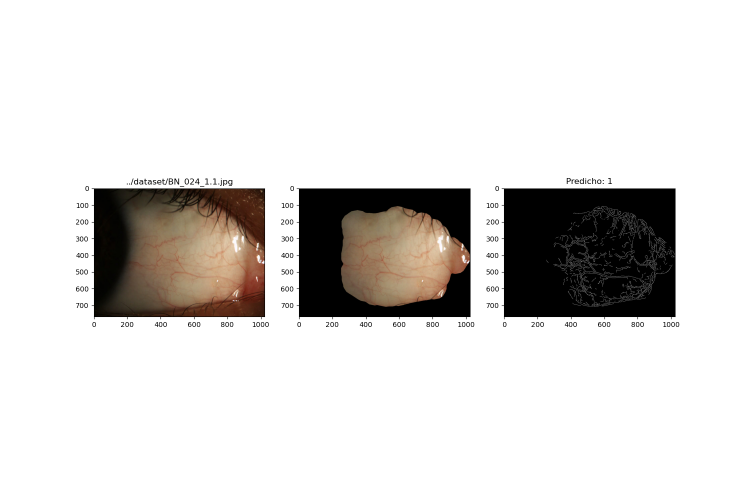
#> input picture dataset/Resultados/1/BN_024_1.1.jpg.png, 1500 x 1000 px (shown at 1/2 size); its folder holds only this picture in this run
$ python oculis.py --list ../dataset/Resultados/1/BN_024_1.1.jpg.png --output out.png
#> lines starting #> are read from the running program, lines starting #| are printed output that depends on the picture; after the words box and inside, x2 and y2 are one past the last pixel; in counts of white or black regions, pixels touching at a corner belong together
#> further down, imagen is the input picture: shape (1000, 1500, 3); mean B, G, R 215.7, 217.6, 219.9
### oculis/enhancement.py
import pdb
import numpy as np
import cv2

max_binary_value = 255

# [16 lines left out: functions power_law, adjust_gamma, prueba, not called in this run]


def colour_constancy(img):  #descartado
    img = (255/np.max(img))*img
    return img

def histogram_eq(img):

    ycrcb_img = cv2.cvtColor(img, cv2.COLOR_BGR2YCrCb)
    ycrcb_img[:, :, 0] = cv2.equalizeHist(ycrcb_img[:, :, 0])
    equalized_img = cv2.cvtColor(ycrcb_img, cv2.COLOR_YCrCb2BGR)
    return equalized_img

def shine_removal(img):
    aux = np.ones((img.shape[0],img.shape[1]))
    lab_img = cv2.cvtColor(img, cv2.COLOR_BGR2LAB)
#> lab_img: shape (1000, 1500, 3); mean of channels 0, 1, 2 218.6, 128.6, 129.4
    mask = cv2.threshold(lab_img[:,:,0], 240, max_binary_value, cv2.THRESH_BINARY)[1]
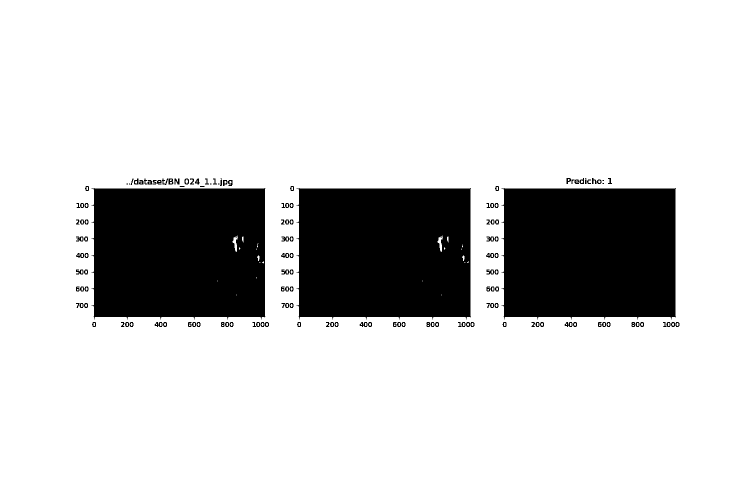
#> mask: shape (1000, 1500) (shown at 1/2 size); 81.9% white; 143 black regions (10 under 20 px), largest, box (x1, y1, x2, y2) and area: (1003, 376, 1352, 639) 88253, (593, 376, 942, 639) 87996, (183, 376, 531, 639) 87730
    mask = cv2.dilate(src=mask, kernel=np.ones((3, 3)), iterations=5)
#> mask: shape (1000, 1500); 83.8% white; 5 black regions (2 under 20 px), largest, box (x1, y1, x2, y2) and area: (1013, 382, 1346, 629) 82251, (603, 382, 936, 629) 80254, (193, 382, 525, 629) 79842
#> in segmentar, `hsv_img = cv2.cvtColor(image, cv2.COLOR_BGR2HSV)`: hsv_img: shape (1000, 1500, 3); mean H, S, V 1.4, 9.9, 219.9
    ii,jj = np.where(mask!=0)
    aux[ii,jj]=0
    return(aux)

### oculis/segmentation.py
import numpy as np
import cv2
from matplotlib import pyplot as plt

LIMITE_ROJO = 145
MINIMO_MASCARAS = 4
N_MEDIAN = 4

# [8 lines left out: function pinta_mascara, not called in this run]

def bgr_to_tsl(image):  # bgr
    """
    Convertir imagen bgr a tsl.
    Solo calcula los canales S y L

    Parameters
    ----------
    image : numpy.ndarray | imagen BGR
    Returns
    -------
    numpy.ndarray | imagen TSL
    """
    image = image.astype(float)
    output = (image*0).astype(float)
#> output: shape (1000, 1500, 3) float64; every value is 0

    suma_ = (image[:,:,2]+image[:,:,1]+image[:,:,0])
    r = np.divide(image[:,:,2],suma_+0.00001)
    g = np.divide(image[:,:,1],suma_+0.00001)
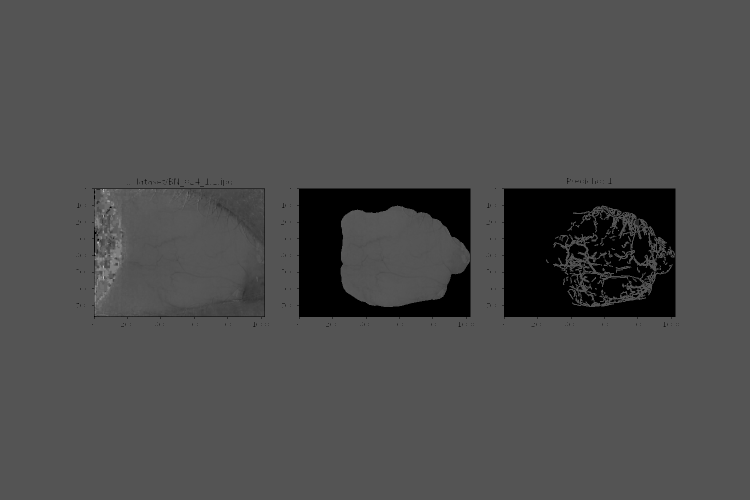
#> g: shape (1000, 1500) float64 (shown at 1/2 size); min 0, max 1, mean 0.305

    r_prima = r - 1/3
    g_prima = g - 1/3

    # El canal T no nos interesa.

    # Canal S
    output[:,:,1] = (np.sqrt((9/5)*(np.power(r_prima,2)+np.power(g_prima,2))))*255

    # Canal L
    output[:,:,2] = 0.299*image[:,:,2]+0.587*image[:,:,1]+0.114*image[:,:,0]
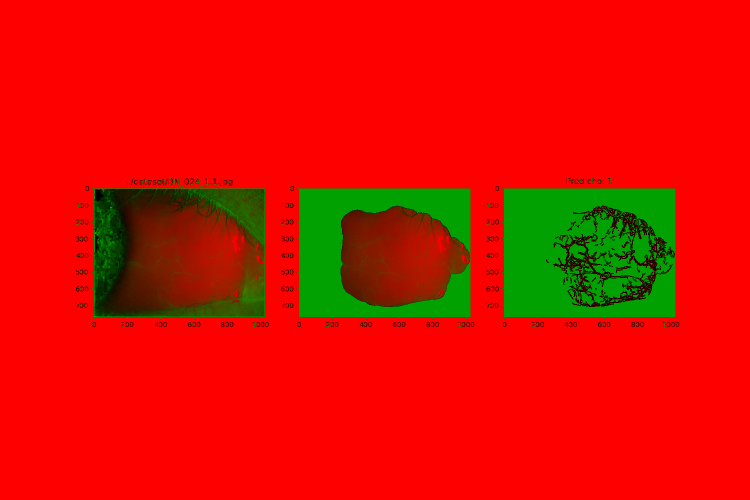
#> output: shape (1000, 1500, 3) float64 (shown at 1/2 size); mean B, G, R 0, 16.7, 218.1

    return(output.astype(np.uint8))

def get_mtg(image):
    """
    Thresholding en el canal G de una imagen BGR usando
    la media de la intensidad de toda la imagen

    Parameters
    ----------
    image : numpy.ndarray | imagen BGR
    Returns
    -------
    numpy.ndarray | mascara (x,y) -> 1 o 0
    """
    output = image[:,:,0]*0
#> output: shape (1000, 1500); every value is 0
    umbral = np.mean(image)
#> umbral = 217.7
    ix,iy = np.where(image[:,:,1]>=umbral)
    output[ix,iy]=1
#> output: shape (1000, 1500); values 0 (black) and 1 (white), 82% white; 144 black regions (10 under 20 px), largest, box (x1, y1, x2, y2) and area: (1003, 377, 1351, 639) 88221, (593, 377, 941, 639) 87853, (183, 377, 530, 639) 87580
    return output

def get_mtg2(image):
    """
    Thresholding en el canal G de una imagen BGR usando
    la media del tronco central del canal G

    Parameters
    ----------
    image : numpy.ndarray | imagen BGR
    Returns
    -------
    numpy.ndarray | mascara (x,y) -> 1 o 0
    """
    output = image[:,:,0]*0
    bloque_central1 = int(image.shape[0]/3)
#> bloque_central1 = 333
    bloque_central2 = int(image.shape[1]/3)
#> bloque_central2 = 500
    umbral = np.mean(image[bloque_central1:bloque_central1*2,bloque_central2:bloque_central2*2:,1])
#> umbral = 139

    ix,iy = np.where(image[:,:,1]>=umbral)
    output[ix,iy]=1
#> output: shape (1000, 1500); values 0 (black) and 1 (white), 84.2% white; 191 black regions (53 under 20 px), largest, box (x1, y1, x2, y2) and area: (1003, 377, 1351, 639) 88216, (593, 377, 941, 639) 71945, (183, 377, 530, 639) 71640
    return output

def get_mtv(hsv_img):  # HSV
    """
    Thresholding en el canal V de una imagen HSV usando
    la media del canal V

    Parameters
    ----------
    image : numpy.ndarray | imagen HSV
    Returns
    -------
    numpy.ndarray | mascara (x,y) -> 1 o 0
    """
    output = hsv_img[:,:,0]*0
    umbral = np.mean(hsv_img[:,:,2])
#> umbral = 219.9
    ix,iy = np.where(hsv_img[:,:,2]>=umbral)
    output[ix,iy]=1
#> output: shape (1000, 1500); values 0 (black) and 1 (white), 82% white; 146 black regions (12 under 20 px), largest, box (x1, y1, x2, y2) and area: (1003, 377, 1351, 639) 88221, (593, 377, 941, 639) 87390, (183, 377, 530, 639) 87104
    return output

def get_mtl(lab_img):  #LAB
    """
    Thresholding en el canal L de una imagen L*a*b* usando
    la media del canal L

    Parameters
    ----------
    image : numpy.ndarray | imagen LAB
    Returns
    -------
    numpy.ndarray | mascara (x,y) -> 1 o 0
    """
    output = lab_img[:,:,0]*0
    umbral = np.mean(lab_img[:,:,0])
#> umbral = 218.6
    ix,iy = np.where(lab_img[:,:,0]>=umbral)
    output[ix,iy]=1
#> output: shape (1000, 1500); values 0 (black) and 1 (white), 82% white; 144 black regions (10 under 20 px), largest, box (x1, y1, x2, y2) and area: (1003, 377, 1351, 639) 88221, (593, 377, 941, 639) 87813, (183, 377, 530, 639) 87539
    return output

def get_mts(tsl_img):  #TSL
    """
    Thresholding en el canal S de una imagen TSL usando
    la media del canal S
    Parameters
    ----------
    image : numpy.ndarray | imagen TSL
    Returns
    -------
    numpy.ndarray | mascara (x,y) -> 1 o 0
    """

    m1 = tsl_img[:,:,0]*0
    umbral = np.mean(tsl_img[:,:,1])
#> umbral = 16.68
    ix,iy = np.where(tsl_img[:,:,1]<=umbral)
    m1[ix,iy]=1
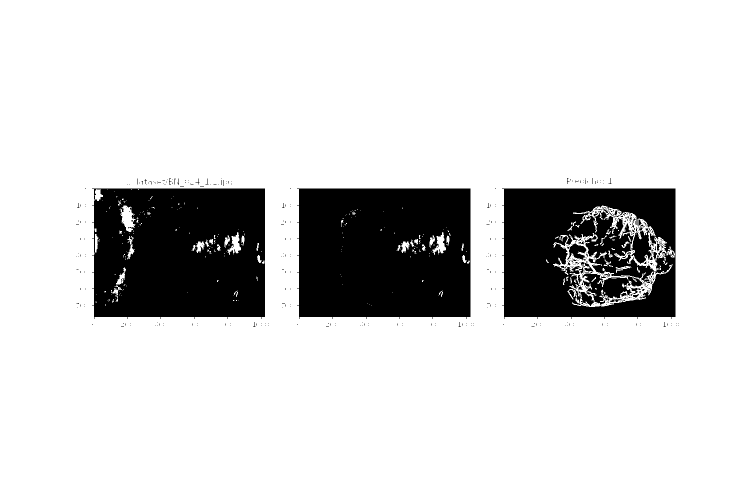
#> m1: shape (1000, 1500) (shown at 1/2 size); values 0 (black) and 1 (white), 83.5% white; 504 black regions (476 under 20 px), largest, box (x1, y1, x2, y2) and area: (594, 377, 941, 638) 86590, (184, 377, 530, 638) 84009, (1004, 377, 1351, 638) 68976
    return m1

def get_mts2(tsl_img,hsv_img):
    """
    Thresholding en el canal S de una imagen TSL usando
    la media del canal S y considerando únicamente píxeles no rojos.

    Parameters
    ----------
    image : numpy.ndarray | imagen BGR
    Returns
    -------
    numpy.ndarray | mascara (x,y) -> 1 o 0
    """

    m1 = tsl_img[:,:,0]*0
    m2 = tsl_img[:,:,0]*0
    m3 = tsl_img[:,:,0]*0

    umbral = np.mean(tsl_img[:,:,1])
#> umbral = 16.68
    ix,iy = np.where(tsl_img[:,:,1]<=umbral)
    m1[ix,iy]=1

    ix,iy = np.where(np.logical_or(np.logical_and(hsv_img[:,:,0]>=213,hsv_img[:,:,0]<=255),np.logical_and(hsv_img[:,:,0]>=0,hsv_img[:,:,0]<=21)))
    m2[ix,iy] = 1
#> m2: shape (1000, 1500); values 0 (black) and 1 (white), 99.2% white; 268 black regions (235 under 20 px), largest, box (x1, y1, x2, y2) and area: (189, 378, 287, 628) 8661, (189, 429, 204, 457) 244, (284, 400, 312, 424) 226

    ix,iy = np.where(np.logical_and(np.logical_and(hsv_img[:,:,2]>=96,hsv_img[:,:,2]<=255),np.logical_and(hsv_img[:,:,1]>=96,hsv_img[:,:,1]<=255)))
    m3[ix,iy] = 1
#> m3: shape (1000, 1500); values 0 (black) and 1 (white), 2.8% white; 180 white regions (157 under 20 px), largest, box (x1, y1, x2, y2) and area: (268, 401, 529, 624) 21531, (683, 413, 939, 613) 17246, (309, 421, 359, 462) 910

    return(np.logical_or(m1,m2*m3))
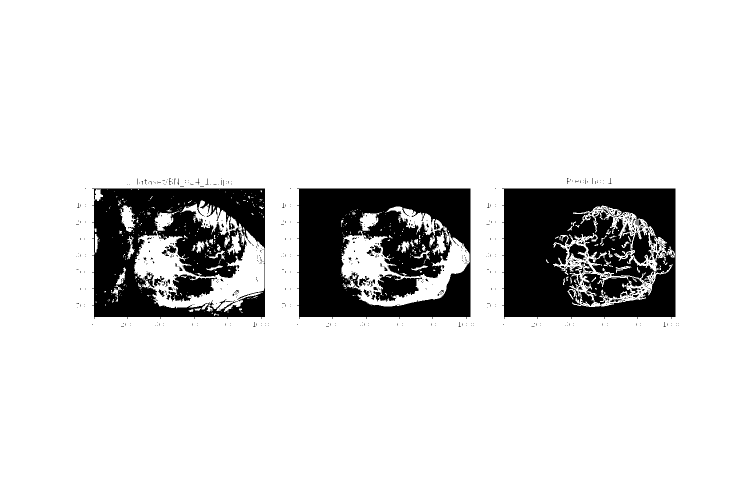
#> returned value: shape (1000, 1500) bool (shown at 1/2 size); 86.4% white; 735 black regions (673 under 20 px), largest, box (x1, y1, x2, y2) and area: (1004, 377, 1351, 638) 68976, (594, 377, 941, 638) 63341, (184, 377, 530, 638) 55832

def get_mmo(image,iter=10):
    """
    Thresholding en el canal G de una imagen BGR usando
    la media de la intensidad de toda la imagen. Seguido
    de "morphological openings".

    Parameters
    ----------
    image : numpy.ndarray | imagen BGR
    Returns
    -------
    numpy.ndarray | mascara (x,y) -> 1 o 0
    """
#> called with iter = 10
    output = image[:,:,0]*0
    umbral = np.mean(image)
#> umbral = 217.7
    ix,iy = np.where(image[:,:,1]>=umbral)
    output[ix,iy]=1
    kernel_ = cv2.getStructuringElement(cv2.MORPH_RECT, (3,3))
    output = cv2.morphologyEx(output, op=cv2.MORPH_OPEN, kernel=kernel_, iterations=iter)
#> output: shape (1000, 1500); values 0 (black) and 1 (white), 81% white; 3 black regions, box (x1, y1, x2, y2) and area: (152, 357, 538, 654) 97104, (972, 356, 1359, 654) 95070, (562, 372, 949, 654) 93364
    return output

def segmentar(image,post=True,pintar=False):
    """
    Identificación automática de la región del ojo a considerar.
    Parameters
    ----------
    image : numpy.ndarray | imagen BGR
    post: True | False | indica si realizar operaciones morfológicas para mejorar ROI
    pintar: True | False | indica si pintar máscara sobre imagen original y salvar resultado

    Returns
    -------
    numpy.ndarray | mascara (x,y) -> 1 o 0
    """

    hsv_img = cv2.cvtColor(image, cv2.COLOR_BGR2HSV)
    lab_img = cv2.cvtColor(image, cv2.COLOR_BGR2LAB)
    tsl_img = bgr_to_tsl(image)

    m=None
    m1=get_mtg(image)
    m2=get_mtg2(image)
    m3=get_mtv(hsv_img)
    m4=get_mtl(lab_img)
    m5=get_mts(tsl_img)
    m6=get_mts2(tsl_img,hsv_img)
    m7=get_mmo(image)

    bloque_central1 = int(image.shape[0]/3)
#> bloque_central1 = 333
    bloque_central2 = int(image.shape[1]/3)
#> bloque_central2 = 500
    nivel_rojo = np.mean(lab_img[bloque_central1:bloque_central1*2,bloque_central2:bloque_central2*2,1])
#> nivel_rojo = 130.6
    #print(nivel_rojo)

    # Ponderacion de las distintas máscaras. m->2D entre 0 y 7
    if(nivel_rojo>LIMITE_ROJO):
        m = m3*3+m4*2+m6*2
    else:
        m = m1+m2+m3+m4+m5+m6+m7

    # Píxeles > MINIMO_MASCARAS 1; caso contrario 0.
    ii,jj=np.where(m>=MINIMO_MASCARAS)
    mascara = np.zeros((m.shape[0],m.shape[1]),dtype=np.uint8)
    mascara[ii,jj]=1

    # Depuración de la máscara a través de operaciones morfológicas
    if post:
        for i in range(N_MEDIAN):
            mascara = cv2.medianBlur(mascara, 17)
        kernel =  cv2.getStructuringElement(cv2.MORPH_ELLIPSE, (23,23)) #np.ones((23,23), np.uint8)
        mascara = cv2.morphologyEx(mascara,cv2.MORPH_OPEN, kernel, iterations=6)

    if pintar: # pintar mascara sobre imagen para comparaciones
        pinta_mascara(mascara,image)

    # Generamos máscara de 3 canales triplicando aux (para poder multiplicar con imagen).
    aux = np.transpose(mascara)
    mascara = np.transpose(np.stack((aux,aux,aux)))
    return mascara

### oculis/clasification.py
import numpy as np
import cv2
import pdb
import os
from matplotlib import pyplot as plt

from sklearn import tree
import graphviz


def f1(mascara, venas):
    """
    Calcular el área ocupada por los vasos.

    Parameters
    ----------
    mascara : numpy.ndarray (n x m x c) | imagen binaria (0,1)
    venas : numpy.ndarray (n x m) | imagen binaria (0,255)

    Returns
    -------
    float | area ocupación vasos
    """
    return(len(np.where(venas==255)[0])/len(np.where(mascara[:,:,0]==1)[0]))

def f5(roi,venas):
    """
    Calcular el nivel de rojo de los vasos.

    Parameters
    ----------
    roi : numpy.ndarray (n x m x c) | LAB | conjuntiva
    venas : numpy.ndarray (n x m x c) | imagen binaria (0,255)

    Returns
    -------
    float | suma roi * venas (solo píxeles de vasos) / área vasos
    """
    min, max = np.min(venas), np.max(venas)
    aux = (venas - min) / (max - min)
    aux = aux.astype(np.uint8)
    return np.sum(roi[:,:,1]*venas)/len(np.where(aux==1)[0])

def get_features(imagen,mascara,roi,venas):
    area = f1(mascara,venas)
    rojo_vasos = f5(cv2.cvtColor(roi, cv2.COLOR_BGR2LAB),venas)
    #print(("%.4f  %.4f")%(area,rojo_vasos))
    return [area,rojo_vasos]

def predict(features, metodo):
    if metodo == 'canny':
        if features[1]<=36106:      # si no es muy rojo -> 0 o 1
            if features[1]<=34730:
                return 0
            else:
                if features[0]<=0.066:  # poca area -> 0
                    return 0
                else:                   # mucha area -> 1
                    return 1
        else:  # si muy rojo -> 2
            return 2
    elif metodo == 'local_t':
        if features[0] <= 0.23:  # poca area 0
            return 0
        else:                    # mucha area
            if features[1] <= 35181:    # y poco rojez ->0
                return 0
            else:
                if features[1] <= 36492:   # y rojez media -> 1
                    return 1
                else:
                    return 2               # y rojez elevada -> 2


# [31 lines left out: functions evaluar, arbol, not called in this run]

### oculis/oculis.py
import cv2
from segmentation import *
from enhancement import *
from clasification import *
import os
from matplotlib import pyplot as plt
import argparse
import time
import json
from skimage.filters import threshold_local

# borrar
X = []
Y = [2,0,1,2,0,0,1,0,2,0]

# Globales:
imagenes = []         # nombre imágenes
imagenes_bgr = []     # imágenes np.array
segmentaciones = []   # mascara 0|1
resultado_vasos = []  # mascara 0|255
etiquetas = []        #
output_directory = None
tiempo = 0
max_binary_value = 255
plt.rcParams["figure.figsize"] = [15,10]

# Parser --list
#     - Si es archivo -> almacenar para procesar.
#     - Si es directorio -> explorar y almacenar sus archivos para procesar (solo 1 nivel).
# Parser --output
#     - Si no existe lo creamos.
# Parser --evaluar
#     - Si se pasa archivo anotaciones json evaluamos etiquetas predichas con reales.

parser = argparse.ArgumentParser(description='Automatic grading of ocular hyperaemia')
parser.add_argument('-l','--list', nargs='+', help='<Required> Images to process', required=True)
parser.add_argument('-o','--output', help='<Required> Place to save results', required=True)
parser.add_argument('-m','--method', help='<canny | local_t> vessel localization methodology',
                    type=str, default='canny', choices=['canny', 'local_t'])
parser.add_argument('-e','--evaluar', help='<Optional> json to evaluate', required=False)
args = parser.parse_args()

for element in args.list:
    if os.path.isfile(element):
        imagenes.append(element)
    elif os.path.isdir(element):
        for f in os.listdir(element):
            if os.path.isfile(os.path.join(element,f)):
                imagenes.append(os.path.join(element,f))

output_directory = args.output
if not os.path.isdir(output_directory):
    os.mkdir(output_directory)

metodo = args.method

# Procesamiento de cada imagen
print("%d %s" %(len(imagenes), "images are going to be processed...\n"))
print("%s |%s%s| %d/%d [%d%%] in %.2fs"  % ("Processing...","-" * 0," " * (len(imagenes)-0),0,len(imagenes),0,0),end='\r', flush=True)

i=1
for img in imagenes:
    #print(img)
    imagen = cv2.imread(img)
    inicio = time.perf_counter()

    # OBTENER MASCARA BRILLOS -----------------------------------
    mascara_brillos = shine_removal(imagen)

    # SEGMENTACIÓN ----------------------------------------------
    mascara = segmentar(imagen,True,False)
#> mascara: shape (1000, 1500, 3); values 0 (black) and 1 (white), 80.4% white; 1 black region, box (x1, y1, x2, y2) and area: (188, 374, 1351, 634) 294344
    roi = imagen * mascara

    # LOCALIZACIÓN DE VASOS -------------------------------------
    vasos = histogram_eq(roi)
#> in histogram_eq, `ycrcb_img = cv2.cvtColor(img, cv2.COLOR_BGR2YCrCb)`: ycrcb_img: shape (1000, 1500, 3); mean of channels 0, 1, 2 204.2, 128, 128
#> in histogram_eq, `ycrcb_img[:, :, 0] = cv2.equalizeHist(ycrcb_img[:, :, 0])`: ycrcb_img: shape (1000, 1500, 3); mean of channels 0, 1, 2 203.4, 128, 128

    # # Aproximación 1: Canny_blurred detector
    if(metodo == 'canny'):
        vasos = cv2.GaussianBlur(vasos, (13,13), 0)
        vasos = cv2.Canny(cv2.cvtColor(vasos, cv2.COLOR_BGR2GRAY),5,30)  # 5 30
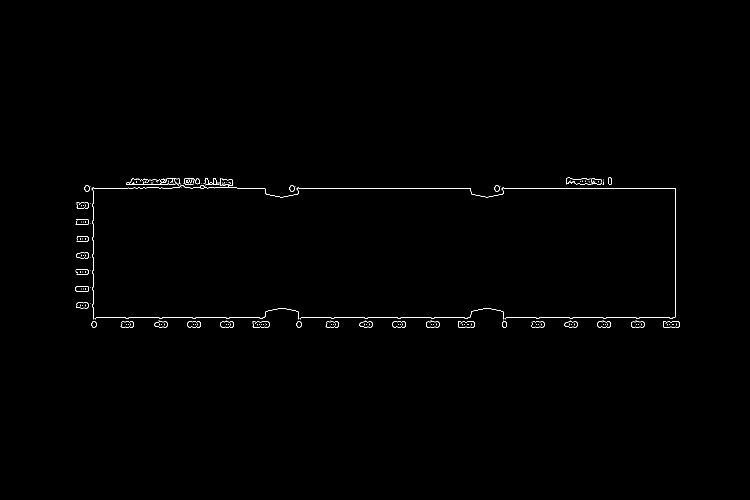
#> vasos: shape (1000, 1500) (shown at 1/2 size); 0.41% white in thin lines or dots, all inside (x1, y1, x2, y2) = (151, 355, 1360, 655)
    # Aproximación 2: "Local threshold" con función propia.
    else:
        block_size = 21
        k=5
        t_media = np.mean(vasos)
        func = lambda a: (a[len(a)//2]<=a.mean()+k and a[len(a)//2]<=np.mean(a)-k).astype(int)*255
        vasos = threshold_local(cv2.cvtColor(vasos, cv2.COLOR_BGR2GRAY), block_size, 'generic', param=func)
        vasos = cv2.medianBlur(vasos.astype(np.uint8), 5)
        vasos = cv2.medianBlur(vasos.astype(np.uint8), 3)


    # CLASIFICACIÓN  -------------------------------------------
    vasos = vasos * mascara_brillos
#> vasos: shape (1000, 1500) float64; every value is 0
    features = get_features(imagen,mascara,roi,vasos)
#> in get_features, `area = f1(mascara,venas)`: area = 0
#> in f5, `aux = (venas - min) / (max - min)`: aux: shape (1000, 1500) float64; every value is NaN or infinite
#> in get_features, `rojo_vasos = f5(cv2.cvtColor(roi, cv2.COLOR_BGR2LAB),venas)`: rojo_vasos = nan
#> features = [0, nan]
    etiqueta = predict(features,metodo)
#> etiqueta = 2
    X.append(features)
    fin = time.perf_counter()

    # ALMACENAMOS RESULTADOS DE CADA ETAPA ---------------------
    imagenes_bgr.append(imagen)
    segmentaciones.append(roi)      # resultado segmentación
    resultado_vasos.append(vasos)   # resultado localización vasos
    etiquetas.append(etiqueta)      # resultado predicción
    tiempo += (fin-inicio)
    print("%s |%s%s| %d/%d [%d%%] in %.2fs (eta: %.2fs)"  % ("Processing...",u"\u2588" * i," " * (len(imagenes)-i),i,len(imagenes),int(i/len(imagenes)*100),tiempo,(fin-inicio)*(len(imagenes)-i)),end='\r', flush=True)
    i+=1

print("\n")


#print(Y)
#print(etiquetas)

#arbol(X,Y)

# Evaluar si argumento json dado.
if args.evaluar is not None and os.path.isfile(args.evaluar):
    with open(args.evaluar) as f:
        data = json.load(f)
        acierto = evaluar(imagenes,etiquetas,data)
        print("Acierto: ",acierto*100)

print("\n")
print("%s %s/" %("Saving results in",output_directory))

# Salvar resultados

i=1
f, ax = plt.subplots(1,3)
for nombre,im,s,r,e in zip(imagenes,imagenes_bgr,segmentaciones,resultado_vasos,etiquetas):
    ax[0].imshow(cv2.cvtColor(im.astype(np.uint8), cv2.COLOR_BGR2RGB))
    ax[0].set_title(nombre)
    ax[1].imshow(cv2.cvtColor(s.astype(np.uint8), cv2.COLOR_BGR2RGB))
    ax[2].imshow(cv2.cvtColor(r.astype(np.uint8), cv2.COLOR_BGR2RGB))
    ax[2].set_title("Predicho: " + str(e))
    plt.savefig(os.path.join(output_directory,os.path.basename(nombre))+".png")
    i+=1
#> this loop made 1 pass
#> (e, i) on pass 1: (2, 2)
#> pass 1, `plt.savefig(os.path.join(output_directory,os.path.basename(nombre))+"...`:
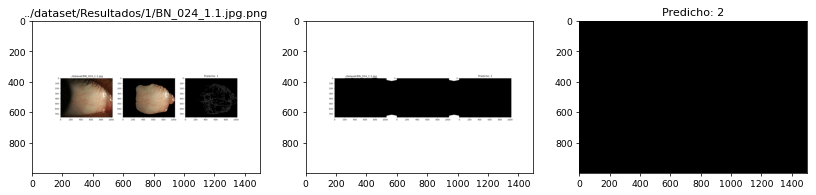
#> figure drawn by matplotlib, 3 panels
#> after the loop, i = 2


# [5 lines of commented-out code are left out]
